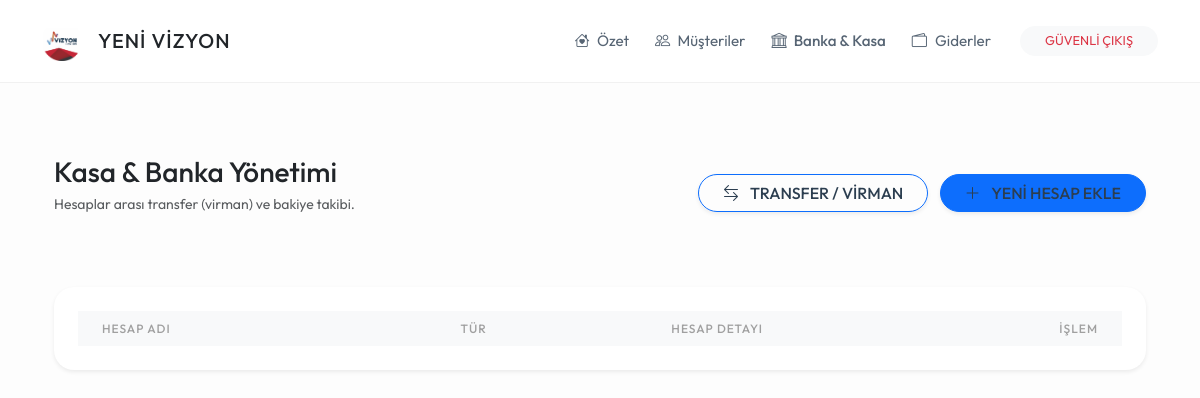
The app's page /kasa_banka_yonetimi (signed in), older data.
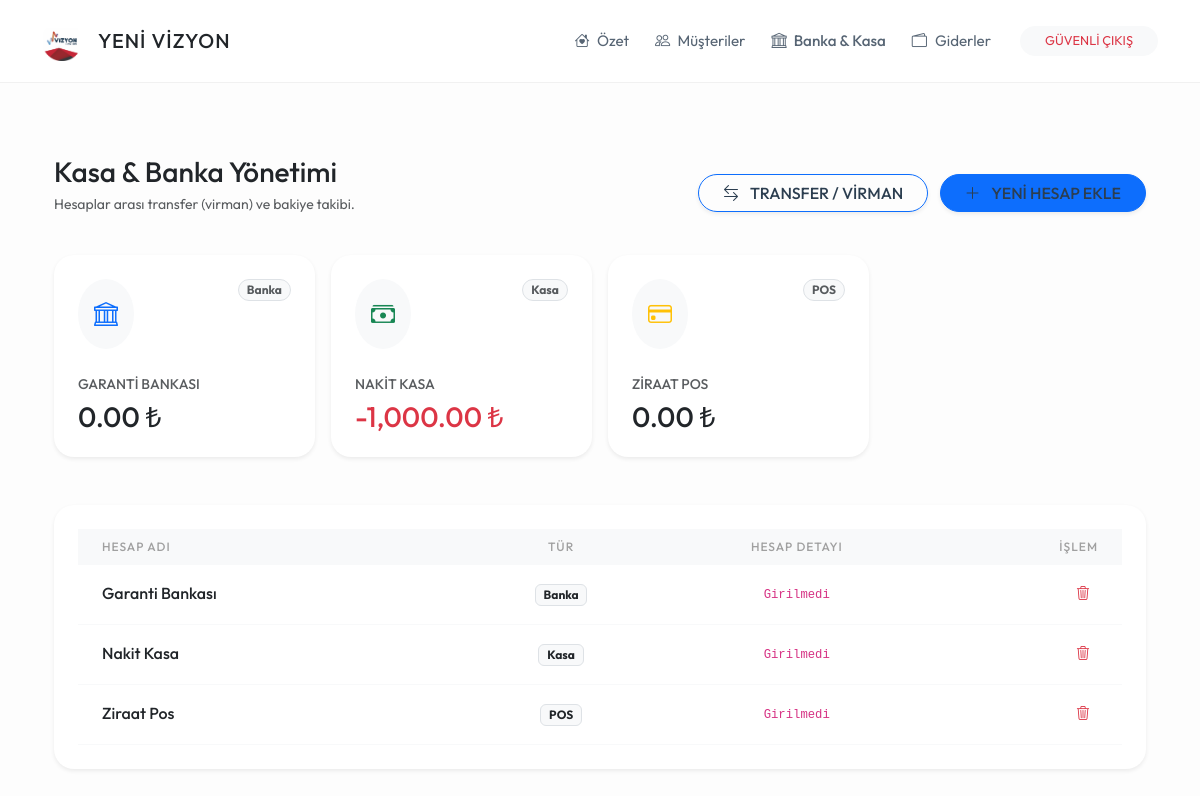
The same page, newer data.
### models.py (models this page shows)
class BankaKasa(db.Model):
    id = db.Column(db.Integer, primary_key=True)
    ad = db.Column(db.String(100), nullable=False) # Örn: Ziraat Bankası, Merkez Kasa
    tur = db.Column(db.String(50), default='Banka') # Banka, Kasa, POS
    hesap_no = db.Column(db.String(50)) # İsteğe bağlı hesap numarası
    durum = db.Column(db.String(20), default='Aktif')
    musteri_odemeleri = db.relationship('Odeme', backref='kasa_kaydi', lazy=True)
    tedarikci_odemeleri = db.relationship('TedarikciOdeme', backref='kasa_kaydi', lazy=True)
    isletme_giderleri = db.relationship('Gider', backref='kasa_kaydi', lazy=True)

### routes/genel_isler.py (the view)
@genel_bp.route('/kasa_banka_yonetimi')
def kasa_banka_yonetimi():
    if 'logged_in' not in session: return redirect(url_for('genel.index'))
    kasalar = BankaKasa.query.all()
    kasa_ozetleri = []
    for k in kasalar:
        toplam_gelir = sum(o.tutar for o in k.musteri_odemeleri)
        toplam_gider = sum(g.tutar for g in k.isletme_giderleri)
        toplam_tedarikci = sum(t.tutar for t in k.tedarikci_odemeleri)
        gelen_transfer = sum(tr.tutar for tr in Transfer.query.filter_by(hedef_hesap_id=k.id).all())
        giden_transfer = sum(tr.tutar for tr in Transfer.query.filter_by(kaynak_hesap_id=k.id).all())
        bakiye = (toplam_gelir + gelen_transfer) - (toplam_gider + toplam_tedarikci + giden_transfer)
        kasa_ozetleri.append({
            'id': k.id,
            'ad': k.ad,
            'tur': k.tur,
            'hesap_no': k.hesap_no,
            'bakiye': round(bakiye, 2)
        })
    return render_template('kasa_yonetimi.html', kasalar=kasa_ozetleri)

### templates/kasa_yonetimi.html (shortened to what this page needs)
{% extends "base.html" %}
{% block content %}
<div class="container-fluid py-4">
    <div class="row mb-4 align-items-center">
        <div class="col-md-6">
            <h3 class="fw-bold text-dark mb-1">Kasa & Banka Yönetimi</h3>
            <p class="text-muted small">Hesaplar arası transfer (virman) ve bakiye takibi.</p>
        </div>
        <div class="col-md-6 text-md-end">
            <button class="btn btn-outline-primary shadow-sm rounded-pill px-4 fw-bold me-2" data-bs-toggle="modal" data-bs-target="#transferModal">
                <i class="bi bi-arrow-left-right me-2"></i> TRANSFER / VİRMAN
            </button>
            <button class="btn btn-primary shadow-sm rounded-pill px-4 fw-bold" data-bs-toggle="modal" data-bs-target="#kasaEkleModal">
                <i class="bi bi-plus-lg me-2"></i> YENİ HESAP EKLE
            </button>
        </div>
    </div>
    <div class="row g-3 mb-5">
        {% for k in kasalar %}
        <div class="col-md-3 col-6">
            <div class="card card-custom p-4 border-0 shadow-sm h-100" style="border-radius: 20px;">
                <div class="d-flex justify-content-between align-items-start mb-2">
                    <div class="rounded-circle bg-light p-3">
                        <i class="bi {% if k.tur == 'Banka' %}bi-bank text-primary{% elif k.tur == 'POS' %}bi-credit-card text-warning{% else %}bi-cash-stack text-success{% endif %} fs-4"></i>
                    </div>
                    <span class="badge rounded-pill bg-light text-muted border px-2 py-1 small">{{ k.tur }}</span>
                </div>
                <div class="mt-3">
                    <div class="text-muted small fw-bold mb-1 text-uppercase">{{ k.ad }}</div>
                    <div class="h3 fw-bold mb-0 {% if k.bakiye < 0 %}text-danger{% else %}text-dark{% endif %}">
                        {{ "{:,.2f}".format(k.bakiye) }} ₺
                    </div>
                </div>
            </div>
        </div>
        {% endfor %}
    </div>
    <div class="card card-custom border-0 shadow-sm overflow-hidden" style="border-radius: 20px;">
        <table class="table table-hover align-middle mb-0">
            <thead class="bg-light text-center small text-uppercase text-muted">
                <tr>
                    <th class="ps-4 text-start">Hesap Adı</th>
                    <th>Tür</th>
                    <th>Hesap Detayı</th>
                    <th class="text-end pe-4">İşlem</th>
                </tr>
            </thead>
            <tbody class="text-center">
                {% for k in kasalar %}
                <tr>
                    <td class="ps-4 text-start fw-bold text-dark">{{ k.ad }}</td>
                    <td><span class="badge bg-light text-dark border">{{ k.tur }}</span></td>
                    <td class="text-muted small"><code>{{ k.hesap_no or 'Girilmedi' }}</code></td>
                    <td class="text-end pe-4">
                        <a href="{{ url_for('genel.kasa_banka_sil', id=k.id) }}" onclick="return confirm('Silmek istediğinize emin misiniz?');" class="btn btn-sm text-danger border-0">
                            <i class="bi bi-trash3"></i>
                        </a>
                    </td>
                </tr>
                {% endfor %}
            </tbody>
        </table>
    </div>
</div>
{% endblock %}

### templates/base.html (shortened to what this page needs)
<!DOCTYPE html>
<html lang="tr">
<head>
    <link href="https://cdn.jsdelivr.net/npm/bootstrap@5.3.0/dist/css/bootstrap.min.css" rel="stylesheet">
    <link rel="stylesheet" href="https://cdn.jsdelivr.net/npm/bootstrap-icons@1.11.0/font/bootstrap-icons.css">
</head>
<body>
<nav class="navbar navbar-expand-lg navbar-yvr sticky-top">
    <div class="container">
        <a class="navbar-brand d-flex align-items-center" href="/">
            <img src="/static/logo.png" alt="YVR Logo" onerror="this.src='https://via.placeholder.com/40x40?text=YVR'">
            <span class="ms-3 fw-bold text-dark" style="letter-spacing: 1px;">YENİ VİZYON</span>
        </a>
        <div class="collapse navbar-collapse" id="navbarNav">
            <ul class="navbar-nav ms-auto align-items-center">
                <li class="nav-item"><a class="nav-link" href="/"><i class="bi bi-house-heart me-1"></i> Özet</a></li>
                <li class="nav-item"><a class="nav-link" href="/musteriler"><i class="bi bi-people me-1"></i> Müşteriler</a></li>
                <li class="nav-item"><a class="nav-link text-dark fw-bold" href="{{ url_for('genel.kasa_banka_yonetimi') }}"><i class="bi bi-bank me-1"></i> Banka & Kasa </a></li>
                <li class="nav-item"><a class="nav-link text-white d-flex align-items-center" href="{{ url_for('gider.giderler') }}"><i class="bi bi-wallet2 me-2"></i> <span>Giderler</span></a></li>
                <li class="nav-item ms-lg-3"><a class="btn btn-light btn-sm px-4 rounded-pill text-danger" href="/logout" style="font-size: 0.8rem;">GÜVENLİ ÇIKIŞ</a></li>
            </ul>
        </div>
    </div>
</nav>
<div class="container py-5">
    {% block content %}{% endblock %}
</div>
</body>
</html>

### templates/base.html (style rules this page uses)
:root { --yvr-bg: #fdfdfd; --yvr-card-bg: #ffffff; --yvr-primary: #a2d2ff; --yvr-secondary: #bde0fe; --yvr-accent: #ffafcc; --yvr-text: #576574; --yvr-text-dark: #2c3e50; }
body { background-color: var(--yvr-bg); font-family: 'Outfit', sans-serif; color: var(--yvr-text); font-weight: 400; line-height: 1.6; }
h1, h2, h3, h4, h5, .fw-bold { font-weight: 500 !important; color: var(--yvr-text-dark); }
.navbar-yvr { background-color: white; border-bottom: 1px solid #f1f1f1; padding: 1rem 0; }
.navbar-brand img { height: 40px; width: auto; filter: grayscale(20%); }
.nav-link { color: var(--yvr-text) !important; font-size: 0.95rem; margin: 0 5px; transition: all 0.3s; }
.card-custom { background: var(--yvr-card-bg); border-radius: 20px; border: none; box-shadow: 0 10px 30px rgba(0,0,0,0.02); padding: 1.5rem; }
.table { --bs-table-bg: transparent; }
.table thead th { font-weight: 500; text-transform: uppercase; font-size: 0.75rem; letter-spacing: 1px; color: #a0a0a0; border: none; }
.table td { border-bottom: 1px solid #f8f9fa; padding: 15px 10px; font-weight: 300; }

Row changes from the older to the newer data that the page shows:
added BankaKasa: tur "Banka", ad "GARANTI BANKASI", bakiye "0.00", ad "Garanti Bankası", hesap_no "Girilmedi"
added BankaKasa: tur "Kasa", ad "NAKIT KASA", bakiye "-1,000.00", ad "Nakit Kasa", hesap_no "Girilmedi"
added BankaKasa: tur "POS", ad "ZIRAAT POS", bakiye "0.00", ad "Ziraat Pos", hesap_no "Girilmedi"
